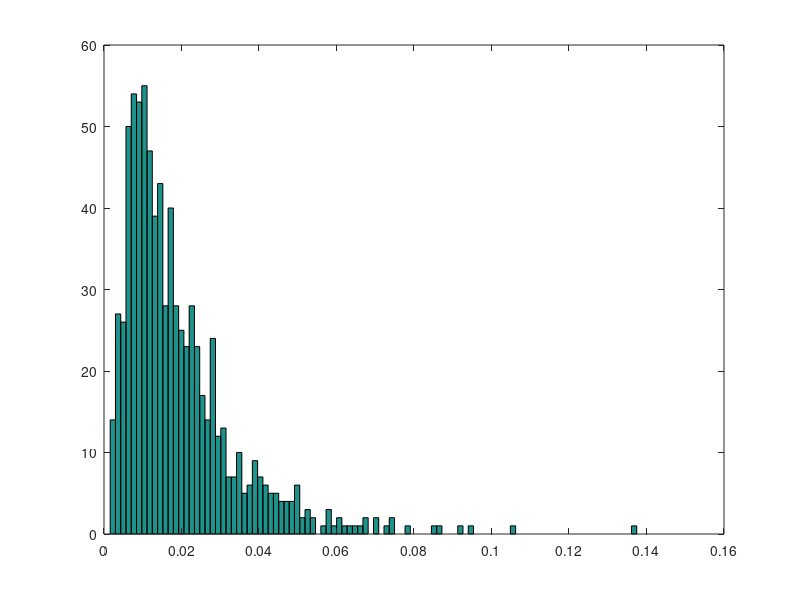

Reproduce this figure in MATLAB. (Note: this script raises an error after producing the figure.)
clear
f = 0.2;
fout = 0.2;

mean_log = log(2^-6);
var_log = 0.7;
R = lognrnd(mean_log,var_log,1,50000);
%R = randn(1,50000)*0.003 + 0.0156/2;
%R = rand(1,50000)*0.0156*2;
pool = R(R<2*f.*(1-f) & R>0);
N = 800;
Ninh = N*0.2;
rin =[sort(datasample(pool,Ninh)),sort(datasample(pool,N-Ninh))]';

% rin(1) = 0.25;
% rin(Ninh) = 0.01;
% rin(Ninh+1) = 0.25;
% rin(N) = 0.01;
figure,hist(rin,100)
%rout = [sort(datasample(pool,100))]';
rout = 2^-6;
Pcon = zeros(N,length(rout));
Jmean = zeros(N,length(rout));
for k = 1:length(rout)
[~,~,Pcontmp,~,Jmeantmp,~] = theoretical_solution_heter(40,0,rin,rout(k),f,fout,70,'heter',N);
Pcon(:,k) = Pcontmp;
Jmean(:,k) = Jmeantmp;
end


%rin = [(linspace(-12,-2,Ninh)),(linspace(-12,-2,800))]';
figure, plot(repmat(rin(1:Ninh),1,length(rout)),Pcon(1:Ninh,:),'.'), hold on 
plot(repmat(rin((Ninh+1):N),1,length(rout)),Pcon((Ninh+1):N,:),'.')
title('Pcon1')
legend('Inh','Exc')
axis square

figure, plot(repmat(rin(1:Ninh),1,length(rout)),Jmean(1:Ninh,:),'.'), hold on 
plot(repmat(rin((Ninh+1):N),1,length(rout)),Jmean((Ninh+1):N,:),'.')
title('Jmean1')
legend('Inh','Exc')
axis square

figure, plot(Jmean(1:Ninh,:),Pcon(1:Ninh,:),'.')
title('Inh')
xlabel('J')
ylabel('Pcon')
xlim([0,max(Jmean(1:Ninh,:))])

figure, plot(Jmean((Ninh+1):N,:), Pcon((Ninh+1):N,:),'.')
title('Exc')
xlabel('J')
ylabel('Pcon')
xlim([0,max(Jmean(Ninh+1:N,:))])